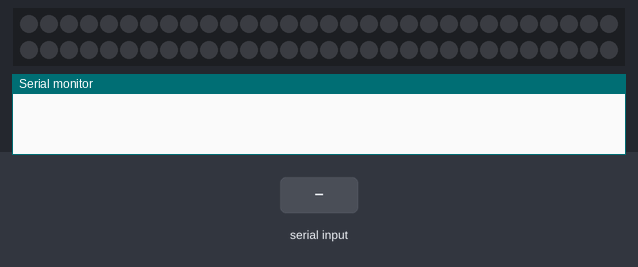
Bench run of a sketch on a simulated Arduino Uno, built with avr-gcc and run on an emulated ATmega328P. On the bench: 60 RGB LEDs in strip order, left to right, continuing on the next row, the last lines printed to the serial monitor. The test bench sets the inputs (shaded band). Dim RGB values are drawn brighter than linear.

Above: at 1.2 s.
1.3 s: byte 0 (0) received over Serial
At 2.2 s:
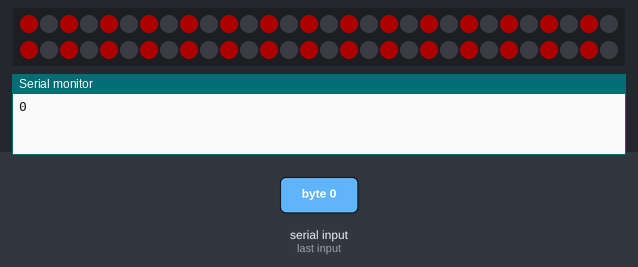
4.3 s: "1" received over Serial
At 5.4 s:
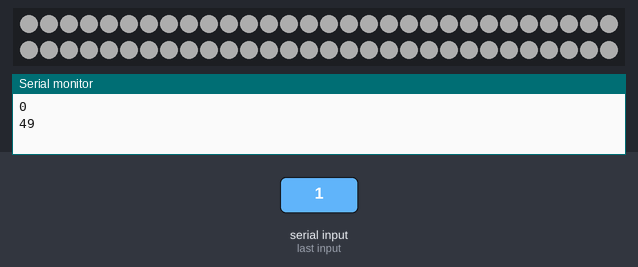
Timing chart, 0 to 7.3 s (numbered marks = the images above; inputs shaded):
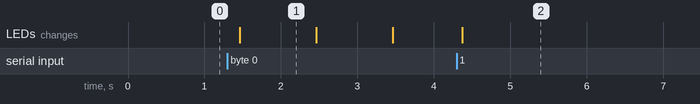

The sketch:

led_sequence.ino
```cpp
#include <Adafruit_NeoPixel.h>

#define NUMPIXELS 60
#define PIXELSPIN 6

Adafruit_NeoPixel strip = Adafruit_NeoPixel(NUMPIXELS, PIXELSPIN, NEO_GRB + NEO_KHZ800);


unsigned long wipeInterval=20000;  // the time we need to wait (20 seconds per LED, 10 min to complete)
unsigned long theaterInterval=1000;  // the time we need to wait
unsigned long colorWipePreviousMillis=0;
unsigned long theaterChasePreviousMillis=0;
int data = -1;

int theaterChaseQ = 0;
uint16_t currentPixel = 0;// what pixel are we operating on

void setup() {
  currentPixel = 0;
  Serial.begin(19200);
  strip.begin(); // This initializes the NeoPixel library.
  strip.show(); // This sends the updated pixel color to the hardware.

}

void loop () {

        if (Serial.available() > 0) {
          data = Serial.read();
          Serial.println(data);
          currentPixel = 0;

          if (data != 0) {
            for (int i=0; i<NUMPIXELS; i++){
              colorWipe(strip.Color(255,255,255));
            }
          }
          else {
            for (int i=0; i<NUMPIXELS; i++){
              colorWipe(strip.Color(0,0,0));
            }
          }
        }

        if (data == 0){
            if ((unsigned long)(millis() - theaterChasePreviousMillis) >= theaterInterval) {
              theaterChasePreviousMillis = millis();
              theaterChase(strip.Color(255,0,0));
              }

          }

        else if (data > 0 && data != 255){
          wipeInterval=data*2*1000;
          if ((unsigned long)(millis() - colorWipePreviousMillis) >= wipeInterval) {
            colorWipePreviousMillis = millis();
            colorWipe(strip.Color(255,0,0));
          }
    }
}


// Fill the dots one after the other with a color
void colorWipe(uint32_t c){
  strip.setPixelColor(currentPixel,c);
  strip.setPixelColor(currentPixel+30,c);
  strip.setBrightness(50);
  strip.show();
  currentPixel++;
  if(currentPixel == NUMPIXELS){
    currentPixel = 0;
  }
}

//Theatre-style crawling lights.
void theaterChase(uint32_t c) {
  for (int i=0; i < strip.numPixels(); i=i+2) {
      strip.setPixelColor(i+theaterChaseQ, c);    //turn every other pixel on
    }
    strip.show();
    for (int i=0; i < strip.numPixels(); i=i+2) {
      strip.setPixelColor(i+theaterChaseQ, 0);        //turn every other pixel off
    }
    theaterChaseQ++;
    if(theaterChaseQ >= 2) theaterChaseQ = 0;
}
```

Measured:
- after the input at 1.3 s, the LEDs: change after 0.16 s (image 1)
- after the input at 4.3 s, the LEDs: change after 0.08 s (image 2)
- what the display in image 1 shows lasts 1.0 s, from 1.5 s to 2.5 s
